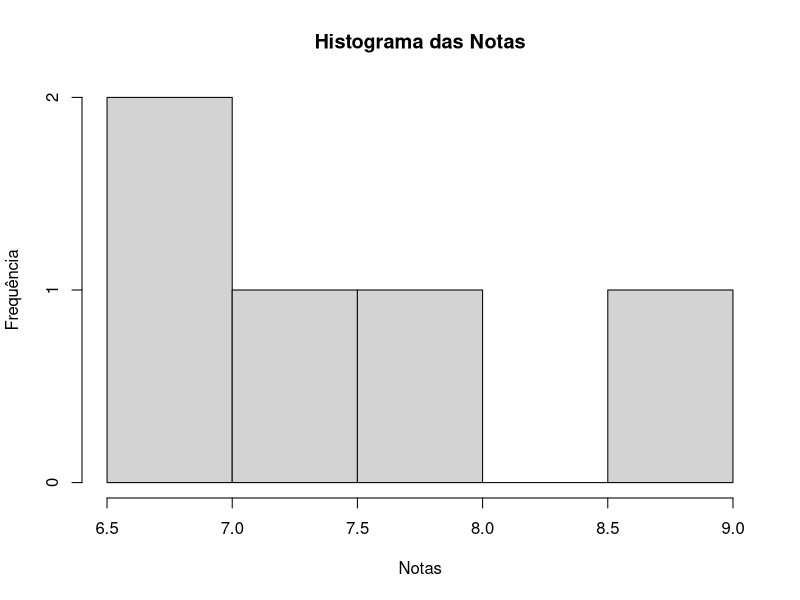
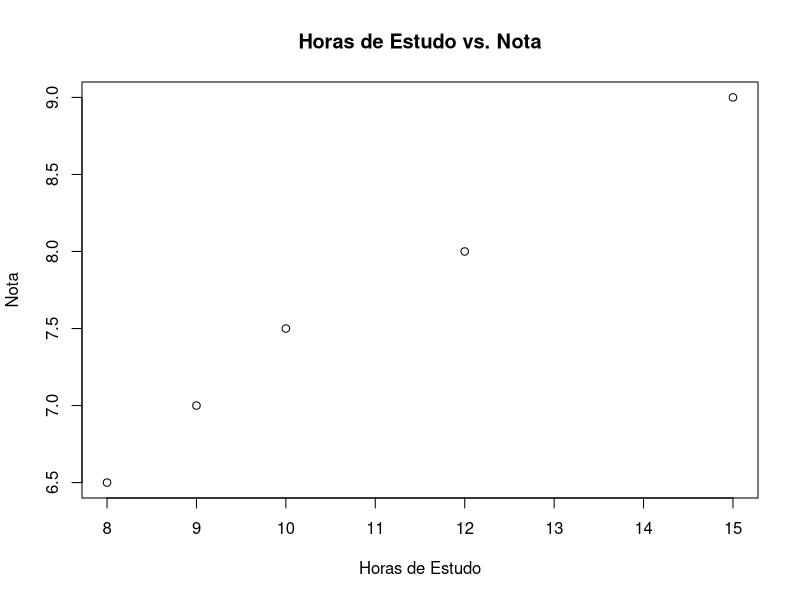

Reproduce these figures in R, in order.
# Apagando variáveis
rm(list=ls())

# Variáveis
nome <- "Lucas"
idade <- 21

# Tipos de dados
5 + 3   # Soma
10 - 4  # Subtração
6 * 2   # Multiplicação
15 / 3  # Divisão
2 ^ 3   # Exponenciação

# Estruturas de dados
# Vetor de notas
notas <- c(7.5, 8.0, 6.5, 9.0, 7.0)

# Vetor de nomes de alunos
alunos <- c("Ana", "Beto", "Carlos", "Daniela", "Eduarda")

# Criando um data frame com as notas e os nomes dos alunos
turma <- data.frame(
  Nome = alunos,
  Nota = notas
)

# Visualizando o data frame
turma

# Funções básicas de estatística

# Média
mean(notas)

# Mediana
median(notas)

# Desvio Padrão
sd(notas)

# Variância
var(notas)

# Sumário estatístico completo
summary(notas)

# Média das notas da turma acessando uma coluna específica
mean(turma$Nota)

#Gráficos básicos

# Histograma das notas
hist(turma$Nota, main = "Histograma das Notas", xlab = "Notas", ylab = "Frequência")

# Gráfico de dispersão (scatter plot)

# Vamos criar um vetor de horas de estudo
horas_estudo <- c(10, 12, 8, 15, 9)
plot(horas_estudo, turma$Nota, main = "Horas de Estudo vs. Nota", xlab = "Horas de Estudo", ylab = "Nota")

# Carrega o pacote para a sua sessão atual
library(tidyverse)

turma %>%
  filter(Nota > 7.5)
